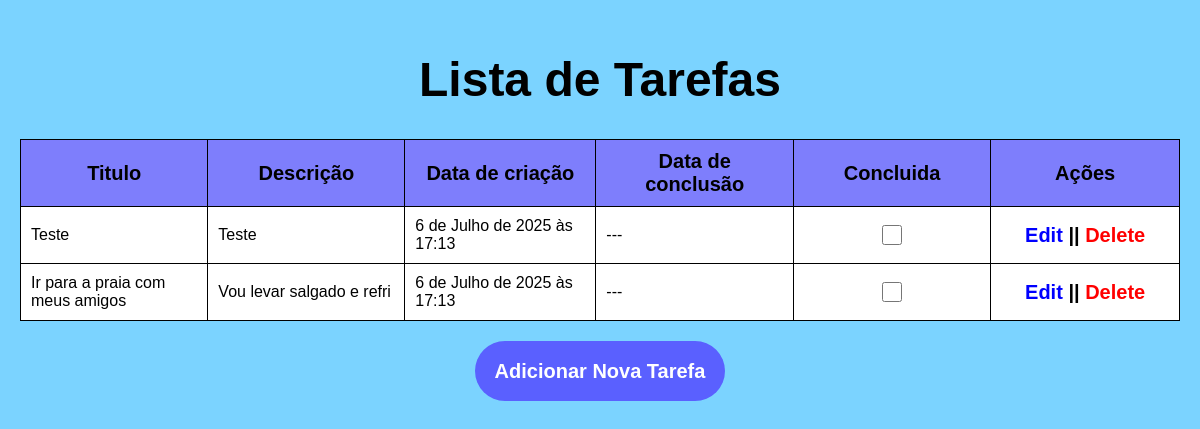
Before: / with the older database file.
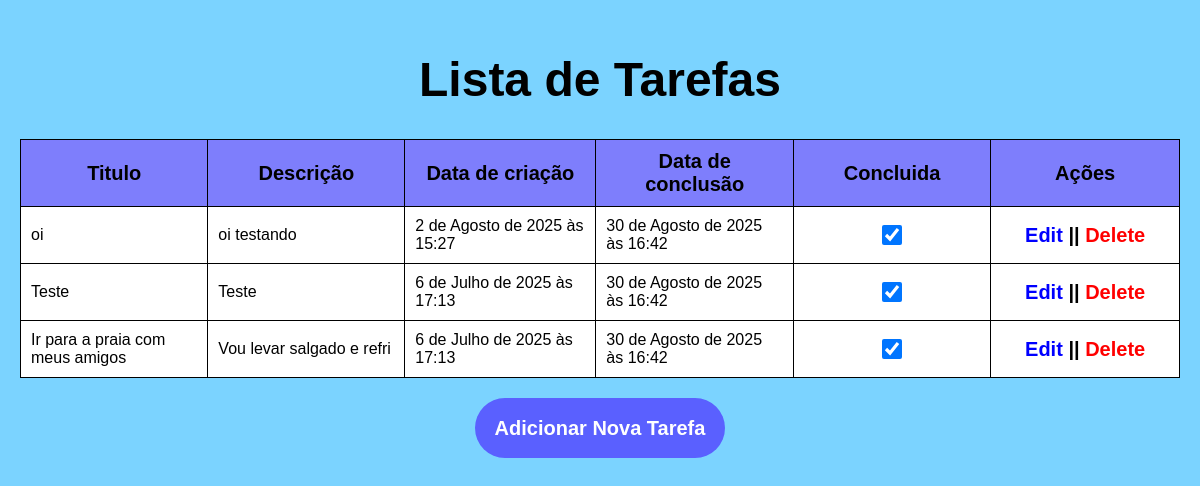
After: the same page with the newer database file.
### tarefas/models.py (models this page shows, shortened)
class Tarefa(models.Model):
    id = models.AutoField(primary_key=True, unique=True)
    titulo = models.CharField(max_length=50)
    descricao = models.TextField(blank=True, null=True, max_length=200)
    data_criacao = models.DateTimeField(auto_now_add=True)
    data_conclusao = models.DateTimeField(blank=True, null=True)
    concluida = models.BooleanField(default=False)
    class Meta:
        db_table = 'tarefas' # Nome da tabela no banco de dados
        ordering = ['-data_criacao'] # Ordena as tarefas pela data de criação, do mais recente para o mais antigo

### tarefas/views.py (the view)
# urls.py: path('', views.ver_tarefas, name='ver_tarefas'),
def ver_tarefas(request):
    tarefas = Tarefa.objects.all()
    return render(request, 'ver_tarefas.html', {'tarefas': tarefas})

### DJANGO_TO_DO_LIST/tarefas/templates/ver_tarefas.html (shortened to what this page needs)
{% load static %}
<!DOCTYPE html>
<html lang="en">
<head>
    <link rel="stylesheet" href="{% static 'css/ver_tarefas.css' %}">
</head>
<body>
    <h1>Lista de Tarefas</h1>
    <table border="1" class="tabela">
        <tr>
            <th>Titulo</th>
            <th>Descrição</th>
            <th>Data de criação</th>
            <th>Data de conclusão</th>
            <th>Concluida</th>
            <th>Ações</th>
        </tr>
        {% for tarefa in tarefas %}
        <tr>
            <td>{{ tarefa.titulo }}</td>
            <td>{{ tarefa.descricao }}</td>
            <td>{{ tarefa.data_criacao}}</td>
            <td>{{ tarefa.data_conclusao|default:"---"}}</td>
            <td>
                <input type="checkbox" class="checkbox" data-id="{{ tarefa.id }}" {% if tarefa.concluida %} checked {% endif %}>
            </td>
            <td id="acoes">
                <a href="/editar_tarefas/{{ tarefa.id }}/" id='edit'>Edit</a> ||
                <a href="/deletar_tarefas/{{ tarefa.id }}/" id='delete' onclick="return confirm('Tem certeza que quer deletar esta tarefa?');">Delete</a>
            </td>
        </tr>
        {% endfor %}
    </table>
    <div>
        <button>
            <a href="/adicionar_tarefas">Adicionar Nova Tarefa</a>
        </button>
    </div>
</body>
</html>

### tarefas/static/css/ver_tarefas.css (style rules this page uses)
body { font-family: Arial, sans-serif; background: #7bd3ff; background-repeat: no-repeat; background-size: 100% 100%; margin: 0; padding: 20px; }
h1 { font-size: 3em; text-align: center; color: black; }
.tabela { width: 100%; border-collapse: collapse; margin-top: 20px; }
.tabela th, .tabela td { padding: 10px; text-align: left; border: 1px solid black; }
.tabela th { font-size: 20px; text-align: center; background-color: rgb(126, 126, 252); }
.tabela td { width: 200px; background-color: #fff; vertical-align: middle; }
.tabela td input[type="checkbox"] { display: block; margin: auto; width: 20px; height: 20px; cursor: pointer; }
.tabela #acoes { text-align: center; font-size: 20px; font-weight: bold; }
button { text-align: center; background-color: rgb(90, 96, 255); color: white; border: none; padding: 10px 20px; cursor: pointer; font-weight: bold; font-size: 20px; height: 60px; border-radius: 50px; }
button a { color: white; text-decoration: none; }
div { display: flex; justify-content: center; text-align: center; margin-top: 20px; }
.tabela td #edit { color: blue; text-decoration: none; }
.tabela td #delete { color: red; text-decoration: none; }

Changed rows visible on the page:
added Tarefa: titulo "oi", descricao "oi testando", data_criacao "2 de Agosto de 2025 às 15:27", data_conclusao "30 de Agosto de 2025 às 16:42", concluida "☑"
changed Tarefa "Teste": data_conclusao "---" → "30 de Agosto de 2025 às 16:42"; concluida "☐" → "☑"
changed Tarefa "Ir para a praia com meus amigos": data_conclusao "---" → "30 de Agosto de 2025 às 16:42"; concluida "☐" → "☑"
